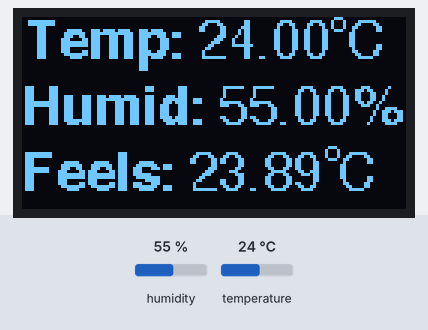
The sketch below on a simulated Arduino Uno, built with avr-gcc and run on an emulated ATmega328P. Parts: 128×64 one-colour display. The test bench sets the inputs (shaded band); at power-on: humidity 55 %, temperature 24 °C. What the sketch prints to the serial monitor is not drawn.

Above: at 3.2 s.
3.3 s: humidity set to 22 %
At 4.9 s:
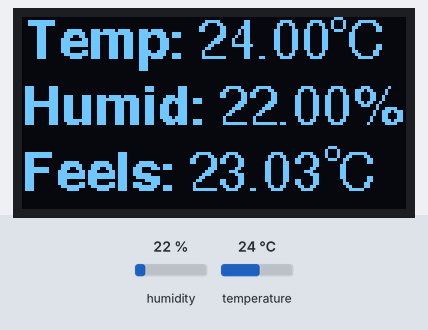
6.0 s: temperature set to 12 °C
At 7.5 s:
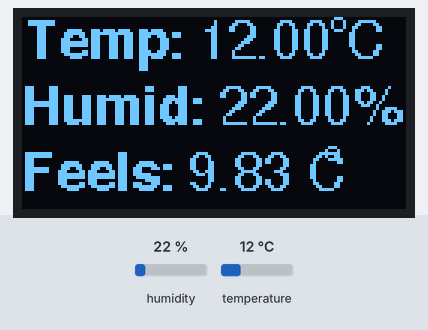
8.7 s: humidity set to 40 %
At 11.4 s:
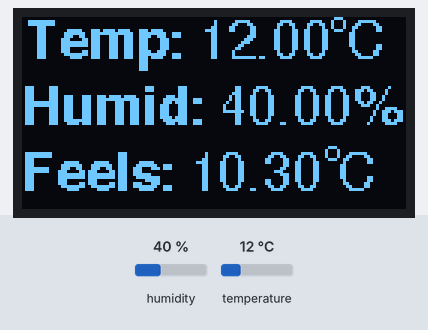
11.8 s: temperature set to 19 °C
At 12.8 s:
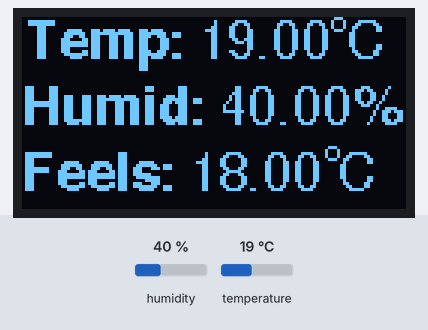
Timing chart, 0 to 14.8 s (numbered marks = the images above; inputs shaded):
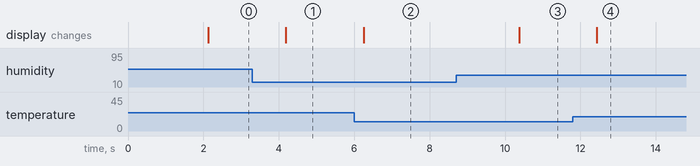

The sketch:

Main.ino
```cpp
   ////////////////////////////////////////////////////////
  //                Pocket Weather Station              //
 //              By Aarav Garg - Tech Nuttiez          //
////////////////////////////////////////////////////////

#include <SPI.h>
#include <Wire.h>
#include <Adafruit_GFX.h>
#include <Adafruit_SSD1306.h>
#include <DHT.h>
#include <Adafruit_Sensor.h>
#include <Fonts/FreeSans9pt7b.h>
#include <Fonts/FreeSansBold9pt7b.h>

#define dataPin 4
#define DHTTYPE DHT11
DHT dht(dataPin, DHTTYPE);

#define SCREEN_WIDTH 128 // OLED display width, in pixels
#define SCREEN_HEIGHT 64 // OLED display height, in pixels

#define OLED_RESET 5
Adafruit_SSD1306 display(SCREEN_WIDTH, SCREEN_HEIGHT, &Wire, OLED_RESET);

#define LOGO_HEIGHT   64
#define LOGO_WIDTH    128

//image bitmap data
const unsigned char logo_bmp [] PROGMEM = {
  0x00, 0x00, 0x00, 0x00, 0x00, 0x00, 0x00, 0x01, 0xf0, 0x00, 0x00, 0x00, 0x00, 0x00, 0x00, 0x00,
  0x00, 0x00, 0x00, 0x00, 0x00, 0x00, 0x00, 0x07, 0xfc, 0x00, 0x00, 0x00, 0x00, 0x00, 0x00, 0x00,
  0x00, 0x00, 0x00, 0x00, 0x00, 0x00, 0x00, 0x0f, 0xfe, 0x00, 0x00, 0x00, 0x00, 0x00, 0x00, 0x00,
  0x00, 0x00, 0x00, 0x00, 0x00, 0x00, 0x00, 0x1f, 0xff, 0x00, 0x00, 0x00, 0x00, 0x00, 0x00, 0x00,
  0x00, 0x00, 0x00, 0x00, 0x00, 0x00, 0x00, 0x3f, 0x0f, 0xc0, 0x00, 0x00, 0x00, 0x00, 0x00, 0x00,
  0x00, 0x00, 0x00, 0x00, 0x00, 0x00, 0x00, 0xfe, 0x0f, 0xe0, 0x00, 0x00, 0x00, 0x00, 0x00, 0x00,
  0x00, 0x00, 0x00, 0x00, 0x00, 0x00, 0x01, 0xfe, 0x07, 0xf0, 0x00, 0x00, 0x00, 0x00, 0x00, 0x00,
  0x00, 0x00, 0x00, 0x00, 0x00, 0x00, 0x03, 0xfe, 0x07, 0xf8, 0x00, 0x00, 0x00, 0x00, 0x00, 0x00,
  0x00, 0x00, 0x00, 0x00, 0x00, 0x00, 0x07, 0xfe, 0x0f, 0xfe, 0x00, 0x00, 0x00, 0x00, 0x00, 0x00,
  0x00, 0x00, 0x00, 0x00, 0x00, 0x00, 0x1f, 0xff, 0x1f, 0xff, 0x00, 0x00, 0x00, 0x00, 0x00, 0x00,
  0x00, 0x00, 0x00, 0x00, 0x00, 0x00, 0x3f, 0xff, 0xff, 0xff, 0x80, 0x00, 0x00, 0x00, 0x00, 0x00,
  0x00, 0x00, 0x00, 0x00, 0x00, 0x00, 0x7f, 0xff, 0xff, 0xff, 0xc0, 0x00, 0x00, 0x00, 0x00, 0x00,
  0x00, 0x00, 0x00, 0x00, 0x00, 0x00, 0xff, 0xff, 0xff, 0xff, 0xe0, 0x00, 0x00, 0x00, 0x00, 0x00,
  0x00, 0x00, 0x00, 0x00, 0x00, 0x03, 0xff, 0xfd, 0xff, 0xff, 0xf8, 0x00, 0x00, 0x00, 0x00, 0x00,
  0x00, 0x00, 0x00, 0x00, 0x00, 0x07, 0xff, 0xf0, 0xff, 0xff, 0xfc, 0x00, 0x00, 0x00, 0x00, 0x00,
  0x00, 0x00, 0x00, 0x00, 0x00, 0x0f, 0xff, 0xc0, 0x7f, 0xff, 0xfe, 0x00, 0x00, 0x00, 0x00, 0x00,
  0x00, 0x00, 0x00, 0x00, 0x00, 0x3f, 0xff, 0x80, 0x1f, 0xff, 0xff, 0x00, 0x00, 0x00, 0x00, 0x00,
  0x00, 0x00, 0x00, 0x00, 0x00, 0x7f, 0xfe, 0x00, 0x0f, 0xff, 0xff, 0x80, 0x00, 0x00, 0x00, 0x00,
  0x00, 0x00, 0x00, 0x00, 0x00, 0xff, 0xf8, 0x00, 0x07, 0xff, 0xff, 0xc0, 0x00, 0x00, 0x00, 0x00,
  0x00, 0x00, 0x00, 0x00, 0x01, 0xff, 0xf0, 0x00, 0x03, 0xff, 0xc3, 0xc0, 0x00, 0x00, 0x00, 0x00,
  0x00, 0x00, 0x00, 0x00, 0x03, 0xff, 0xc0, 0x00, 0x01, 0xff, 0x81, 0xe0, 0x00, 0x00, 0x00, 0x00,
  0x00, 0x00, 0x00, 0x00, 0x03, 0xff, 0x80, 0x00, 0x00, 0x7f, 0x81, 0xe0, 0x00, 0x00, 0x00, 0x00,
  0x00, 0x00, 0x00, 0x00, 0x07, 0xff, 0x80, 0x00, 0x00, 0x3f, 0x81, 0xe0, 0x00, 0x00, 0x00, 0x00,
  0x00, 0x00, 0x00, 0x00, 0x07, 0xff, 0x80, 0x00, 0x00, 0x1f, 0x83, 0xc0, 0x00, 0x00, 0x00, 0x00,
  0x00, 0x00, 0x00, 0x00, 0x07, 0xff, 0x80, 0x00, 0x00, 0x1f, 0xc7, 0xc0, 0x00, 0x00, 0x00, 0x00,
  0x00, 0x00, 0x00, 0x00, 0x07, 0xff, 0x80, 0x00, 0x00, 0x1f, 0xff, 0xc0, 0x00, 0x00, 0x00, 0x00,
  0x00, 0x00, 0x00, 0x00, 0x07, 0xff, 0x80, 0x00, 0x00, 0x1f, 0xff, 0x80, 0x00, 0x00, 0x00, 0x00,
  0x00, 0x00, 0x00, 0x00, 0x07, 0xff, 0x80, 0x00, 0x00, 0x3f, 0xff, 0x80, 0x00, 0x00, 0x00, 0x00,
  0x00, 0x00, 0x00, 0x00, 0x07, 0xff, 0x80, 0x00, 0x00, 0x3f, 0xff, 0x80, 0x00, 0x00, 0x00, 0x00,
  0x00, 0x00, 0x00, 0x00, 0x07, 0xff, 0x80, 0x00, 0x00, 0x3f, 0xff, 0x00, 0x00, 0x00, 0x00, 0x00,
  0x00, 0x00, 0x00, 0x00, 0x07, 0xff, 0x80, 0x00, 0x00, 0x7f, 0xff, 0x00, 0x00, 0x00, 0x00, 0x00,
  0x00, 0x00, 0x00, 0x00, 0x07, 0xff, 0x80, 0x00, 0x00, 0x7f, 0xff, 0x00, 0x00, 0x00, 0x00, 0x00,
  0x00, 0x00, 0x00, 0x00, 0x03, 0xff, 0x00, 0x00, 0x00, 0x7f, 0xfe, 0x00, 0x00, 0x00, 0x00, 0x00,
  0x00, 0x00, 0x00, 0x00, 0x00, 0x78, 0x00, 0x00, 0x00, 0xff, 0xfe, 0x00, 0x00, 0x00, 0x00, 0x00,
  0x00, 0x00, 0x00, 0x00, 0x00, 0x78, 0x00, 0x00, 0x00, 0xff, 0xfc, 0x00, 0x00, 0x00, 0x00, 0x00,
  0x00, 0x00, 0x00, 0x00, 0x00, 0x78, 0x00, 0x00, 0x01, 0xff, 0xfc, 0x00, 0x00, 0x00, 0x00, 0x00,
  0x00, 0x00, 0x00, 0x00, 0x00, 0x00, 0x00, 0x00, 0x00, 0xff, 0xfc, 0x00, 0x00, 0x00, 0x00, 0x00,
  0x00, 0x00, 0x00, 0x00, 0x00, 0x00, 0x00, 0x00, 0x00, 0x03, 0xf8, 0x00, 0x00, 0x00, 0x00, 0x00,
  0x00, 0x00, 0x00, 0x00, 0x00, 0x00, 0x00, 0x00, 0x00, 0x00, 0xf8, 0x00, 0x00, 0x00, 0x00, 0x00,
  0x00, 0x00, 0x00, 0x00, 0x00, 0x00, 0x00, 0x00, 0x00, 0x00, 0x38, 0x00, 0x00, 0x00, 0x00, 0x00,
  0x00, 0x00, 0x00, 0x00, 0x00, 0x00, 0x00, 0x00, 0x07, 0xc0, 0x10, 0x00, 0x00, 0x00, 0x00, 0x00,
  0x00, 0x00, 0x00, 0x00, 0x00, 0x00, 0x00, 0x00, 0x3f, 0xfc, 0x00, 0x00, 0x00, 0x00, 0x00, 0x00,
  0x00, 0x00, 0x00, 0x00, 0x00, 0x00, 0x00, 0x00, 0xff, 0xff, 0x00, 0x00, 0x00, 0x00, 0x00, 0x00,
  0x00, 0x00, 0x00, 0x00, 0x00, 0x00, 0x00, 0x01, 0xff, 0xff, 0x80, 0x00, 0x00, 0x00, 0x00, 0x00,
  0x00, 0x00, 0x00, 0x00, 0x00, 0x00, 0x00, 0x03, 0xff, 0xff, 0xc0, 0x00, 0x00, 0x00, 0x00, 0x00,
  0x00, 0x00, 0x00, 0x00, 0x00, 0x00, 0x00, 0x07, 0xff, 0xff, 0xe0, 0x00, 0x00, 0x00, 0x00, 0x00,
  0x00, 0x00, 0x00, 0x00, 0x00, 0x00, 0x00, 0x0f, 0xff, 0xff, 0xf0, 0x00, 0x00, 0x00, 0x00, 0x00,
  0x00, 0x00, 0x00, 0x00, 0x00, 0x00, 0x00, 0x1f, 0xff, 0xff, 0xf0, 0x00, 0x00, 0x00, 0x00, 0x00,
  0x00, 0x00, 0x00, 0x00, 0x00, 0x00, 0x00, 0x1f, 0xff, 0xff, 0xf8, 0x00, 0x00, 0x00, 0x00, 0x00,
  0x00, 0x00, 0x00, 0x00, 0x00, 0x00, 0x00, 0x3f, 0xff, 0xff, 0xf8, 0x00, 0x00, 0x00, 0x00, 0x00,
  0x00, 0x00, 0x00, 0x00, 0x00, 0x00, 0x00, 0x3f, 0xfc, 0x3f, 0xfc, 0x00, 0x00, 0x00, 0x00, 0x00,
  0x00, 0x00, 0x00, 0x00, 0x00, 0x00, 0x00, 0x3f, 0xf8, 0x3f, 0xfc, 0x00, 0x00, 0x00, 0x00, 0x00,
  0x00, 0x00, 0x00, 0x00, 0x00, 0x00, 0x00, 0x3f, 0xf8, 0x3f, 0xfc, 0x00, 0x00, 0x00, 0x00, 0x00,
  0x00, 0x00, 0x00, 0x00, 0x00, 0x00, 0x00, 0x3f, 0xfc, 0x3f, 0xfc, 0x00, 0x00, 0x00, 0x00, 0x00,
  0x00, 0x00, 0x00, 0x00, 0x00, 0x00, 0x00, 0x7f, 0xfe, 0x7f, 0xfc, 0x00, 0x00, 0x00, 0x00, 0x00,
  0x00, 0x00, 0x00, 0x00, 0x00, 0x00, 0x00, 0x7f, 0xff, 0xff, 0xfc, 0x00, 0x00, 0x00, 0x00, 0x00,
  0x00, 0x00, 0x00, 0x00, 0x00, 0x00, 0x00, 0x7f, 0xff, 0xff, 0xfc, 0x00, 0x00, 0x00, 0x00, 0x00,
  0x00, 0x00, 0x00, 0x00, 0x00, 0x00, 0x00, 0x7f, 0xff, 0xff, 0xfc, 0x00, 0x00, 0x00, 0x00, 0x00,
  0x00, 0x00, 0x00, 0x00, 0x00, 0x00, 0x00, 0x7f, 0xff, 0xff, 0xfc, 0x00, 0x00, 0x00, 0x00, 0x00,
  0x00, 0x00, 0x00, 0x00, 0x00, 0x00, 0x00, 0x7f, 0xff, 0xff, 0xfc, 0x00, 0x00, 0x00, 0x00, 0x00,
  0x00, 0x00, 0x00, 0x00, 0x00, 0x03, 0xff, 0xff, 0xff, 0xff, 0xff, 0xc0, 0x00, 0x00, 0x00, 0x00,
  0x00, 0x00, 0x00, 0x00, 0x00, 0x03, 0xff, 0xff, 0xff, 0xff, 0xff, 0xc0, 0x00, 0x00, 0x00, 0x00,
  0x00, 0x00, 0x00, 0x00, 0x00, 0x03, 0xff, 0xff, 0xff, 0xff, 0xff, 0xc0, 0x00, 0x00, 0x00, 0x00,
  0x00, 0x00, 0x00, 0x00, 0x00, 0x03, 0xff, 0xff, 0xff, 0xff, 0xff, 0xc0, 0x00, 0x00, 0x00, 0x00
};

void setup() {
  Serial.begin(9600);
  dht.begin();

  // SSD1306_SWITCHCAPVCC = generate display voltage from 3.3V internally
  if(!display.begin(SSD1306_SWITCHCAPVCC, 0x3C)) { // Address 0x3D for 128x64
    Serial.println(F("SSD1306 allocation failed"));
    for(;;); // Don't proceed, loop forever
  }

  testdrawbitmap();    // Draw the required image
  delay(1000);
}

void loop() {
  float h = dht.readHumidity();                    // read humidity
  float t = dht.readTemperature();                 // read temperature
  float hic = dht.computeHeatIndex(t, h, false);   // compute head index for temp in °C

  // Printing the results on the serial monitor
  Serial.print("Temperature = ");
  Serial.print(t);
  Serial.print(" *C ");
  Serial.print("    Humidity = ");
  Serial.print(h);
  Serial.println(" % ");

  display.clearDisplay();
  display.setTextSize(1);             // Draw 2X-scale text
  display.setTextColor(WHITE);
  display.setFont(&FreeSansBold9pt7b);
  display.setCursor(0,13);
  display.print(F("Temp: "));
  display.setFont(&FreeSans9pt7b);
  display.drawCircle(105, 2, 2, WHITE);
  display.print(t);
  display.println(F(" C"));
  display.setFont(&FreeSansBold9pt7b);
  display.print(F("Humid: "));
  display.setFont(&FreeSans9pt7b);
  display.print(h);
  display.println(F("%"));
  display.setFont(&FreeSansBold9pt7b);
  display.print(F("Feels: "));
  display.setFont(&FreeSans9pt7b);
  display.print(hic);
  display.println(F(" C"));
  display.drawCircle(103, 45, 2, WHITE);
  display.display();

  delay(2000); // Delays 2 secods, as the DHT22 sampling rate is 0.5Hz
}

void testdrawbitmap(void) {
  display.clearDisplay();

  display.drawBitmap(
    (display.width()  - LOGO_WIDTH ) / 2,
    (display.height() - LOGO_HEIGHT) / 2,
    logo_bmp, LOGO_WIDTH, LOGO_HEIGHT, 1);
  display.display();
  delay(1000);
}
```

Measured:
- after the input at 3.3 s, the display: changes after 0.89 s (image 1)
- after the input at 6.0 s, the display: changes after 0.25 s (image 2)
- after the input at 8.7 s, the display: changes after 1.7 s (image 3)
- after the input at 11.8 s, the display: changes after 0.63 s (image 4)
